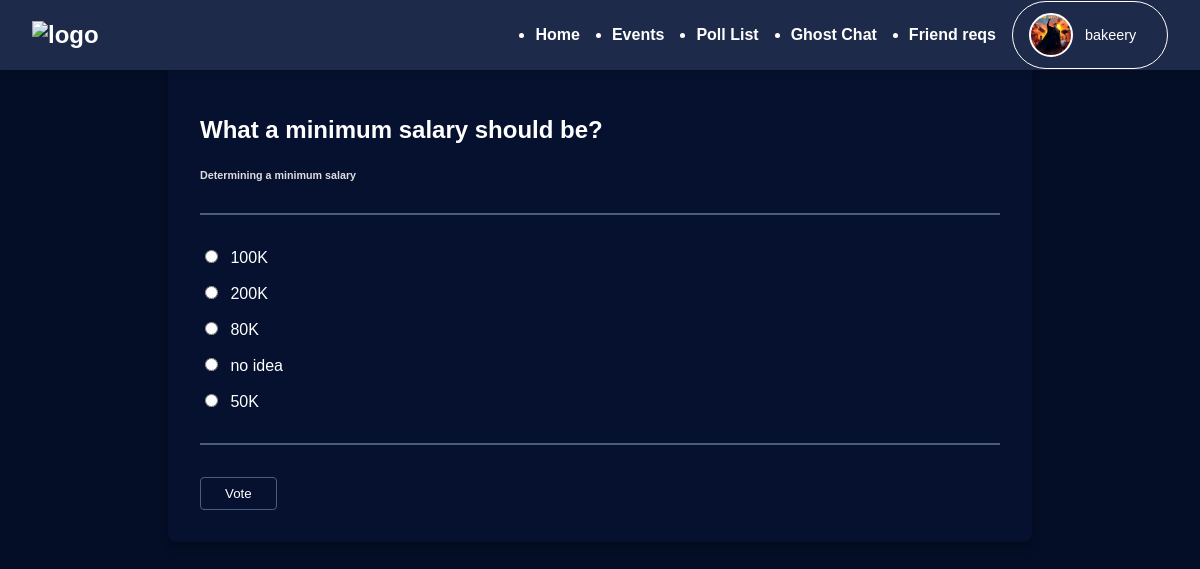
The page /app/poll/10/ (signed in) on the database its author committed.
### app/models.py (models this page shows, shortened)
class Profile(models.Model):
    user = models.OneToOneField(settings.AUTH_USER_MODEL, on_delete=models.CASCADE)
    first_name = models.CharField(max_length=30, blank=True)
    last_name = models.CharField(max_length=30, blank=True)
    state = models.CharField(max_length=50, blank=True)
    phone_number = models.CharField(max_length=15, blank=True)
    date_of_birth = models.DateField(blank=True, null=True)
    local_government = models.CharField(max_length=100, blank=True)
    bio = models.TextField(blank=True, null=True)
    profile_picture = models.ImageField(upload_to='media/uploads/images', blank=True, null=True)

class Poll(models.Model):
    name = models.CharField(max_length=50, blank=False)
    description = models.TextField(max_length=1000, blank=True)

class Choice(models.Model):
    poll = models.ForeignKey(Poll, related_name='choices', on_delete=models.CASCADE)
    text = models.CharField(max_length=255, blank=True)

### app/views.py (the view, shortened to what this page needs)
# urls.py: path("poll/<int:poll_id>/", views.PollView.as_view(), name="single_poll"),
@method_decorator(login_required, name='dispatch')
class PollView(View):
    def get(self, request, poll_id):
        poll = Poll.objects.get(id=poll_id)
        user_vote = Vote.objects.filter(user=request.user, poll=poll).first()
        return render(
            request,
            template_name="app/poll.html",
            context={
                "poll": poll,
                "user_vote": user_vote,
            }
        )

### app/templates/app/poll.html (shortened to what this page needs)
{% extends 'app/user_navbar.html' %}
{% block content %}
<!DOCTYPE html>
<html lang="en">
<head>
    <link rel="stylesheet" href="https://cdnjs.cloudflare.com/ajax/libs/font-awesome/5.15.3/css/all.min.css">
</head>
<body>
    <div class="container">
        <h2>{{ poll.name }}</h2>
        <h6>{{ poll.description }}</h6>
        <hr class="my-4">
        {% if user_vote %}
        <p>You have already voted in this poll.</p>
        {% else %}
        <form method="post">
            {% for choice in poll.choices.all %}
            <div class="form-check">
                <input class="form-check-input" type="radio" name="choice_id" id="choice-{{ choice.id }}" value="{{ choice.id }}">
                <label class="form-check-label" for="choice-{{ choice.id }}">
                    {{ choice.text }}
                </label>
            </div>
            {% endfor %}
            <hr class="my-4">
            <button class="btn-outline-success">Vote</button>
        </form>
        {% endif %}
    </div>
</body>
</html>
{% endblock %}

### app/templates/app/user_navbar.html (shortened to what this page needs)
<!DOCTYPE html>
<html lang="en">
<head>
</head>
<body>
    <nav class="navbar">
        <img class="navbar-logo" alt="logo">
        <ul class="navbar-list">
            <li><a href="{% url 'home' %}">Home</a></li>
            <li><a href="{% url 'event-detail' %}">Events</a></li>
            <li><a href="{% url 'poll_list' %}">Poll List</a></li>
            <li><a href="{% url 'chat:anonymous' %}">Ghost Chat</a></li>
            <li><a href="{% url 'chat:received_messages' %}">Friend reqs</a></li>
        </ul>
        <div class="profile-dropdown">
            <div onclick="toggleDropdown()" class="profile-dropdown-btn">
                <div class="profile-img" style="background-image: url('{{ user.profile.profile_picture.url }}');"></div>
                <span>{{ user.username }} <i class="fa-solid fa-angle-down"></i></span>
            </div>
        </div>
    </nav>
    <main>
        {% block content %}{% endblock %}
    </main>
</body>
</html>

### app/templates/app/user_navbar.html (style rules this page uses)
body { font-family: Arial, sans-serif; background-color: #040e27; color: #fff; margin: 0; padding: 0; padding-top: 70px; }
.navbar { display: flex; align-items: center; height: 70px; background-color: #1e2a49; padding: 0 2rem; box-shadow: 0 2px 8px rgba(0, 0, 0, 0.2); position: fixed; top: 0; width: 100%; z-index: 1000; }
.navbar-logo { cursor: pointer; color: #fff; font-size: 1.5rem; font-weight: bold; }
.navbar-list { margin-left: auto; display: flex; align-items: center; }
.navbar-list li { margin: 0 1rem; }
.navbar-list li a { color: #fff; text-decoration: none; font-weight: bold; font-size: 1rem; }
.profile-dropdown { position: relative; }
.profile-dropdown-btn { display: flex; align-items: center; padding: 0.7rem 1rem; font-size: 0.9rem; color: #fff; cursor: pointer; border-radius: 50px; border: 1px solid #fff; transition: background-color 0.3s ease, box-shadow 0.3s ease; background-color: #1e2a49; margin-right: 4rem; }
.profile-img { width: 2.5rem; height: 2.5rem; border-radius: 50%; background-color: #4a5d7e; display: flex; align-items: center; justify-content: center; color: #fff; margin-right: 0.75rem; background-size: cover; background-position: center; border: 2px solid #fff; }
hr { margin: 0; border: 0; border-top: 1px solid #4a5d7e; }

### app/templates/app/poll.html (style rules this page uses)
body { font-family: Arial, sans-serif; background-color: #040e27; color: #fff; margin: 0; padding: 0; }
.container { max-width: 800px; margin: 4rem auto 2rem; padding: 2rem; background-color: #06112F; border-radius: 8px; box-shadow: 0 4px 8px rgba(0, 0, 0, 0.3); }
h2 { color: #fff; margin-bottom: 0.5rem; }
h6 { color: #ddd; }
.form-check { margin-bottom: 1rem; }
.form-check-input { margin-right: 0.5rem; }
.form-check-label { color: #fff; }
.btn-outline-success { color: #fff; border: 1px solid #4a5d7e; background-color: transparent; padding: 0.5rem 1.5rem; border-radius: 4px; cursor: pointer; text-decoration: none; transition: background-color 0.3s ease; }
hr.my-4 { border: 1px solid #4a5d7e; margin: 2rem 0; }

### rows shown on the page
Poll: name "What a minimum salary should be?", description "Determining a minimum salary"
Choice: text "100K"
Choice: text "200K"
Choice: text "80K"
Choice: text "no idea"
Choice: text "50K"

### other values the page prints
{{ user.username }} "bakeery"
